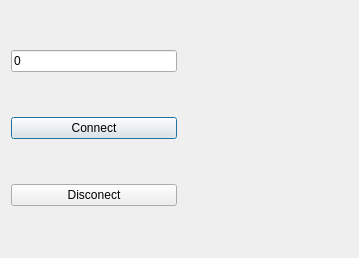
<?xml version="1.0" encoding="UTF-8"?>
<ui version="4.0">
 <class>CameraTestDialog</class>
 <widget class="QDialog" name="CameraTestDialog">
  <property name="geometry">
   <rect>
    <x>0</x>
    <y>0</y>
    <width>359</width>
    <height>258</height>
   </rect>
  </property>
  <property name="windowTitle">
   <string>CameraTest</string>
  </property>
  <layout class="QHBoxLayout" name="horizontalLayout">
   <item>
    <layout class="QVBoxLayout" name="verticalLayout">
     <item>
      <widget class="QLineEdit" name="camIDEdit">
       <property name="text">
        <string>0</string>
       </property>
      </widget>
     </item>
     <item>
      <widget class="QPushButton" name="connectButton">
       <property name="text">
        <string>Connect</string>
       </property>
      </widget>
     </item>
     <item>
      <widget class="QPushButton" name="disconnectButton">
       <property name="text">
        <string>Disconect</string>
       </property>
      </widget>
     </item>
    </layout>
   </item>
   <item>
    <widget class="QLabel" name="rawFrameLabel">
     <property name="sizePolicy">
      <sizepolicy hsizetype="Expanding" vsizetype="Expanding">
       <horstretch>0</horstretch>
       <verstretch>0</verstretch>
      </sizepolicy>
     </property>
     <property name="text">
      <string/>
     </property>
    </widget>
   </item>
  </layout>
 </widget>
 <resources/>
 <connections/>
</ui>
